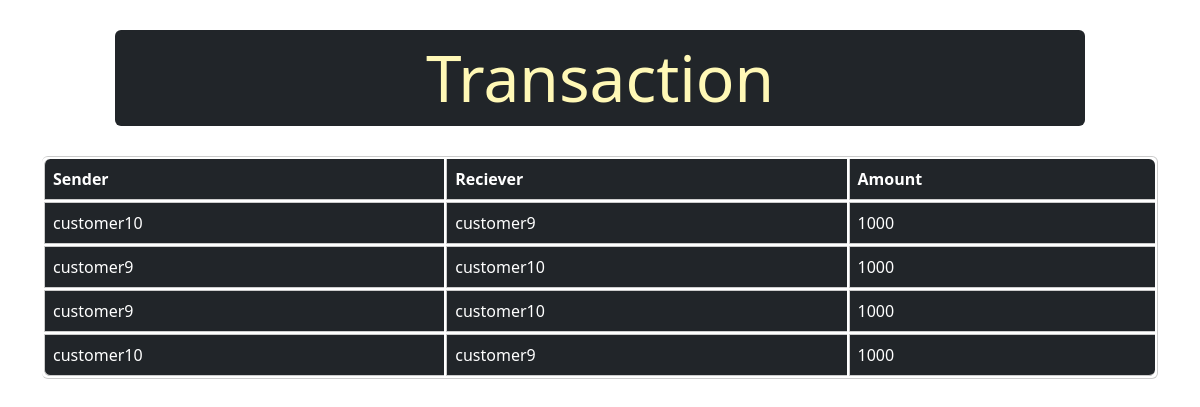
/transaction.php, run on the app's committed database.
### tables this page shows
CREATE TABLE `transaction` (
  `sender` text NOT NULL,
  `reciever` text NOT NULL,
  `amount` int(100) NOT NULL
);

### transaction.php (the view, shortened to what this page needs)
<!DOCTYPE html>
<html lang="en" dir="ltr">
  <head>
    <link href="https://cdn.jsdelivr.net/npm/bootstrap@5.2.0-beta1/dist/css/bootstrap.min.css" rel="stylesheet">
    <link rel="stylesheet" href="css\styles.css?v=<?php echo time(); ?>">
  </head>
  <body>
    <div class="transaction-title">
      Transaction
    </div>
    <div class="container mt-2">
    <div class="row">
        <div class="col-md-12">
            <table class="table table-hover table-dark table-curved">
              <thead>
                <tr>
                  <th scope="col">Sender</th>
                  <th scope="col">Reciever</th>
                  <th scope="col">Amount</th>
                </tr>
              </thead>
              <tbody>
                <?php
                include 'dbcon.php';
                $query = "select * from transaction";
                $result = mysqli_query($dbcon,$query);
                 ?>
                <?php if ($result->num_rows > 0): ?>
                <?php while($array=mysqli_fetch_row($result)): ?>
                <tr>
                    <td><?php echo $array[0];?></td>
                    <td><?php echo $array[1];?></td>
                    <td><?php echo $array[2];?></td>
                </tr>
                <?php endwhile; ?>
                <?php else: ?>
                <tr>
                   <td colspan="3" rowspan="1" headers="">No Data Found</td>
                </tr>
                <?php endif; ?>
              </tbody>
            </table>
        </div>
    </div>
  </body>
</html>

### CSS/styles.css (style rules this page uses)
.table-curved { border-collapse: separate; }
.table-curved { border: solid #ccc 1px; border-radius: 6px; border-left: 0px; }
.table-curved td, .table-curved th { border-left: 1px solid #ccc; border-top: 1px solid #ccc; }
.table-curved th { border-top: none; }
.table-curved th:first-child { border-radius: 6px 0 0 0; }
.table-curved th:last-child { border-radius: 0 6px 0 0; }
.table-curved tr:last-child td:first-child { border-radius: 0 0 0 6px; }
.table-curved tr:last-child td:last-child { border-radius: 0 0 6px 0; }
.transaction-title { text-align: center; color: #FFF8B6; font-size: 4rem; background-color: #212529; margin: 30px 115px 30px 115px; border-radius: 6px; }

### data on the page
transaction: sender "customer10", reciever "customer9", amount "1000"
transaction: sender "customer9", reciever "customer10", amount "1000"
transaction: sender "customer9", reciever "customer10", amount "1000"
transaction: sender "customer10", reciever "customer9", amount "1000"
